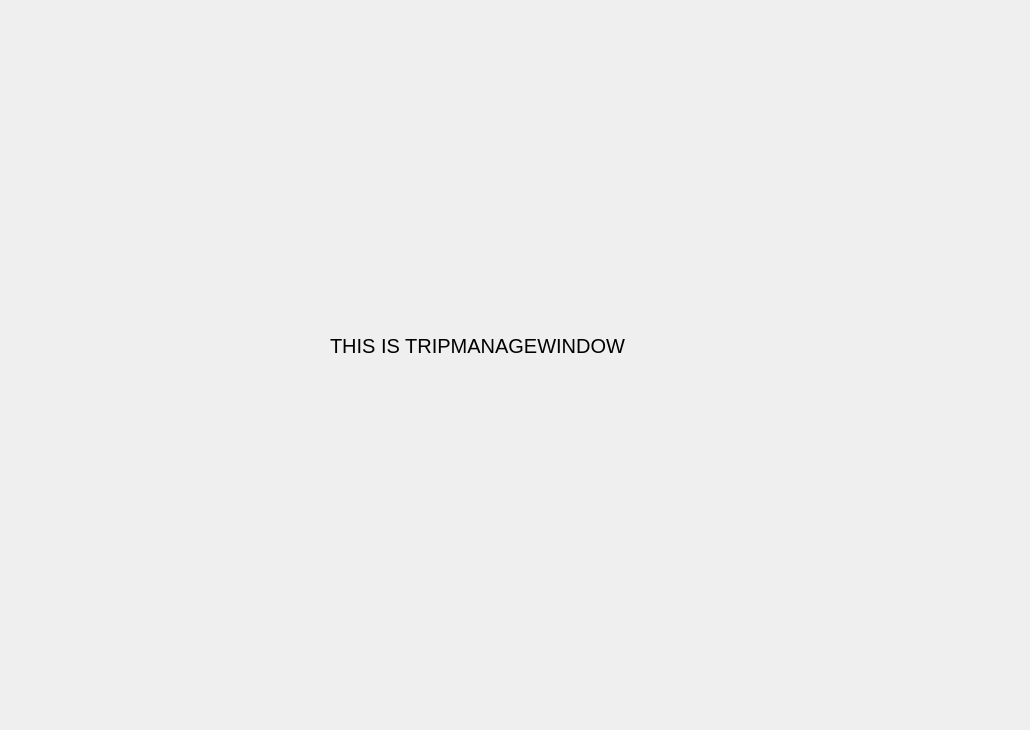
<?xml version="1.0" encoding="UTF-8"?>
<ui version="4.0">
 <class>TripManageWindow</class>
 <widget class="QWidget" name="TripManageWindow">
  <property name="geometry">
   <rect>
    <x>0</x>
    <y>0</y>
    <width>1030</width>
    <height>730</height>
   </rect>
  </property>
  <property name="windowTitle">
   <string>Form</string>
  </property>
  <widget class="QLabel" name="label">
   <property name="geometry">
    <rect>
     <x>330</x>
     <y>220</y>
     <width>391</width>
     <height>251</height>
    </rect>
   </property>
   <property name="font">
    <font>
     <pointsize>15</pointsize>
    </font>
   </property>
   <property name="text">
    <string>THIS IS TRIPMANAGEWINDOW</string>
   </property>
  </widget>
 </widget>
 <resources/>
 <connections/>
</ui>
